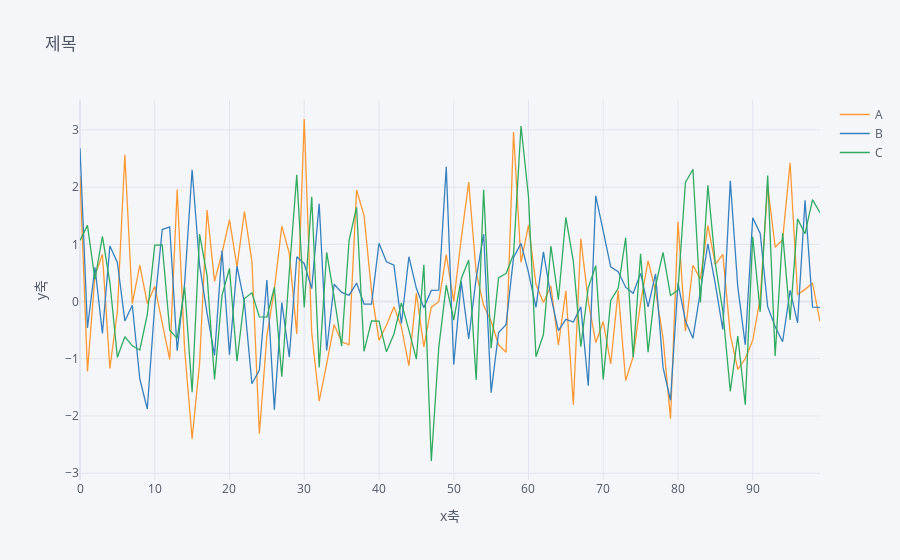

Notebook code for this chart:
### Code cell
df.loc[:,'A':'C'].iplot(kind='line',  title="제목", xTitle="x축", yTitle="y축")
